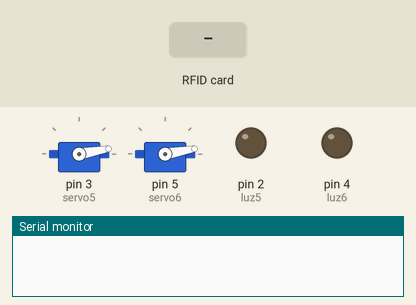
A sketch run on a simulated Arduino Uno, built with avr-gcc and run on an emulated ATmega328P. Parts: 2 × servo, output pins drawn as LEDs (lit = HIGH), the last lines printed to the serial monitor. The inputs (shaded band) are chosen by the test bench. Pins used as bus, display or sensor lines are not drawn.

Above: at 1.2 s.
1.3 s: RFID card 5E 7A 19 C4 held to the reader
At 2.5 s:
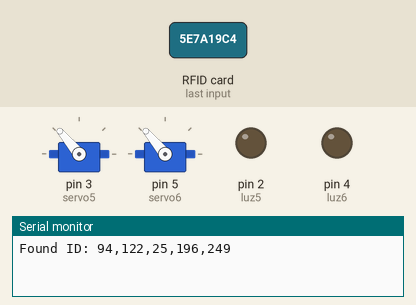
Timing chart, 0 to 4.3 s (numbered marks = the images above; inputs shaded):
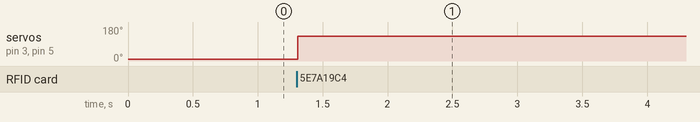

Measured:
- after the input at 1.3 s, servo on pin 3 (servo5), servo on pin 5 (servo6): 10° → 130° at once

The sketch:

rfid_servo_luz.ino
```cpp
//pines-casa5---servo(servo5)=3, luz(luz5)=2, RFID: (SDA=10, SCK=13, MOSI=11, MISO=12, RST=9)
//pines-casa6---servo(servo6)=5, luz(luz6)=4, RFID: (SDA=10, SCK=13, MOSI=11, MISO=12, RST=9)


#include <Servo.h>
#include <SPI.h>
#include <RFID.h>
RFID rfid(10, 9);

/*Variables de las casas controladas con tarjetas*/
byte kart1[5] = {53,84,175,165,107};
byte kart2[5] = {59,18,210,13,246};
Servo servo5;
int luz5=2;
Servo servo6;
int luz6=4;


void setup(){

  Serial.begin(9600);
  /*COnfiguración de la casas controladas con tarjetas*/
  SPI.begin();
  rfid.init();
  servo5.attach(3);
  servo5.write(10);
  pinMode(luz5,OUTPUT);
  digitalWrite(luz5,LOW);
  servo6.attach(5);
  servo6.write(10);
  pinMode(luz6,OUTPUT);
  digitalWrite(luz6,LOW);

}

void loop(){
  if (rfid.isCard())
  {
      if (rfid.readCardSerial())
    {
      Serial.print("Found ID: ");
      Serial.print(rfid.serNum[0]);
      Serial.print(",");
      Serial.print(rfid.serNum[1]);
      Serial.print(",");
      Serial.print(rfid.serNum[2]);
      Serial.print(",");
      Serial.print(rfid.serNum[3]);
      Serial.print(",");
      Serial.println(rfid.serNum[4]);

    }
      if (rfid.serNum[0] == kart1[0] && rfid.serNum[1] == kart1[1] && rfid.serNum[2] == kart1[2] && rfid.serNum[3] == kart1[3] && rfid.serNum[4] == kart1[4])
      {
       casa5();

      }
      else if (rfid.serNum[0] == kart2[0] && rfid.serNum[1] == kart2[1] && rfid.serNum[2] == kart2[2] && rfid.serNum[3] == kart2[3] && rfid.serNum[4] == kart2[4])
      {
       casa6();
      }
      else {
       nada();
      }
  }
}

void casa5(){ //se ejecuta si detecta kart1, empieza 53
  servo5.write(10);
  digitalWrite(luz5,HIGH);
  delay(5000);
  servo5.write(100);
  digitalWrite(luz5,LOW);
}

void casa6(){ //se ejecuta si detecta kart2, empieza 59
  servo6.write(10);
  digitalWrite(luz6,HIGH);
  delay(5000);
  servo6.write(100);
  digitalWrite(luz6,LOW);

}

void nada(){
  servo5.write(130);
  digitalWrite(luz5,LOW);
  servo6.write(130);
  digitalWrite(luz6,LOW);
}
```
